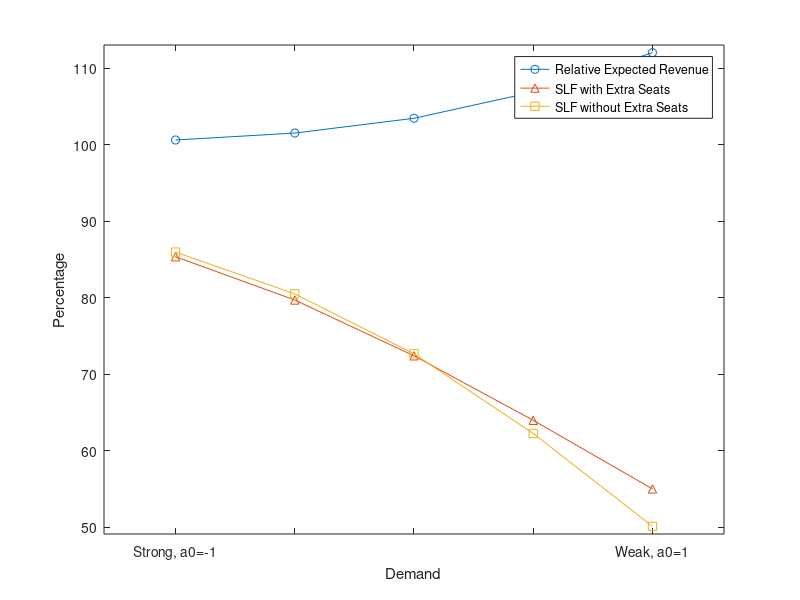

Source code (MATLAB): (Note: this script raises an error after producing the figure.)
% Data from the table
a0 = [-1, -0.5, 0, 0.5, 1];
Relative_Exp = [100.61, 101.52, 103.45, 106.88, 112.03];
SLF_with_P3 = [0.85349179,0.79692923,0.72400082,0.63967122,0.54995664]*100;  
SLF_without_P3 = [0.85953338,0.80497636,0.72662882,0.62247146,0.50103395]*100;  
 

% Plot lines with dots
figure1 = figure('Color',[1 1 1]);
plot(a0, Relative_Exp, '-o', a0, SLF_with_P3, '-^', a0, SLF_without_P3, '-s');

% Add labels and title
xlabel('Demand');
ylabel('Percentage');
% title('Increase of Relative Expected Revenue by selling Extra Seats over Demand Ratio (HOMOG)');
xticks(a0);
xticklabels({'Strong, a0=-1','','','','Weak, a0=1'})

% Add legend
legend('Relative Expected Revenue', 'SLF with Extra Seats', 'SLF without Extra Seats', 'Location', 'Best');

% Adjust axes limits if necessary
xlim([min(a0)-0.3, max(a0)+0.3]);
ylim([min([Relative_Exp, SLF_with_P3, SLF_without_P3])-1, max([Relative_Exp, SLF_with_P3, SLF_without_P3])+1]);
f = gcf;
saveas(f,'Fig5','epsc');





% Generate sample data for histograms
D=3;
DtoB0(D,8)
data1 = policy2(D,:,1,:);  % Sample data for histogram 1
data2 = policy2(D,:,2,:);  % Sample data for histogram 2
data3 = policy2(D,:,10,:);  % Sample data for histogram 3
data1 = data1(data1~=inf);
data2 = data2(data2~=inf);
data3 = data3(data3~=inf);

% Create a new figure
figure;

% Plot histogram 1
subplot(1, 3, 1);  % Create subplot in a 1x3 grid, this is the first subplot
histogram(data1);
title('Product 1');
xlabel('Prices');
ylabel('Frequency');

% Plot histogram 2
subplot(1, 3, 2);  % Create subplot in a 1x3 grid, this is the second subplot
histogram(data2);
title('Product 2');
xlabel('Prices');
ylabel('Frequency');

% Plot histogram 3
subplot(1, 3, 3);  % Create subplot in a 1x3 grid, this is the third subplot
histogram(data3);
title('Product 3');
xlabel('Prices');
ylabel('Frequency');